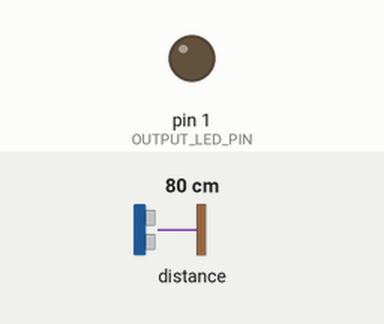
Bench run of a sketch on a simulated Arduino Uno, built with avr-gcc and run on an emulated ATmega328P. Parts: output pins drawn as LEDs (lit = HIGH). Wiring (inferred from the names in the program): ultrasonic range finder: trigger pin 2; echo pin 0. Inputs (shaded band) come from the test bench; at power-on: distance to the obstacle 80 cm. The echo pulse lasts 58.3 µs per cm; pins used as bus, display or sensor lines are not drawn.

Above: at 1.2 s.
1.3 s: distance to the obstacle set to 34 cm
2.8 s: distance to the obstacle set to 29 cm
At 3.5 s:
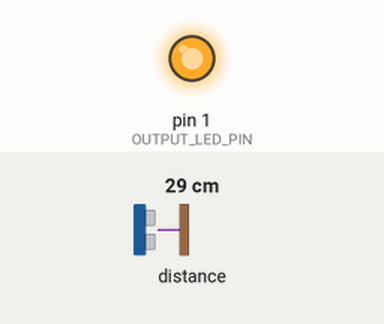
4.3 s: distance to the obstacle set to 35 cm
At 4.7 s:
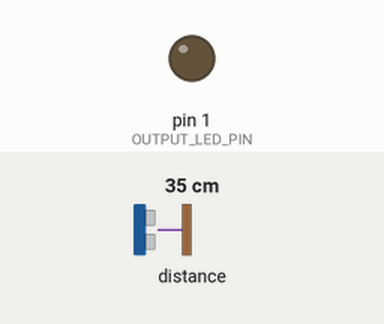
5.8 s: distance to the obstacle set to 2 cm
At 7.0 s:
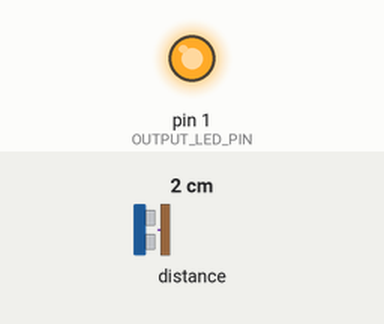
Timing chart, 0 to 8.3 s (numbered marks = the images above; inputs shaded):
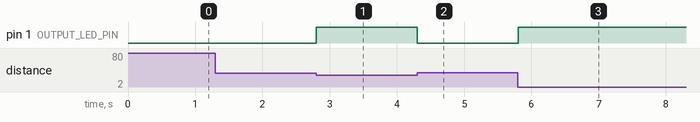

Measured:
- the behaviour switches between 31 and 30 cm on distance to the obstacle (found by bisection; images 0 and 1)
- after the input at 1.3 s, every drawn part: stays the same
- after the input at 2.8 s, pin 1 (OUTPUT_LED_PIN): LOW → HIGH at once
- after the input at 4.3 s, pin 1 (OUTPUT_LED_PIN): HIGH → LOW at once
- after the input at 5.8 s, pin 1 (OUTPUT_LED_PIN): LOW → HIGH at once

The sketch:

Ultrasound_Trinket_C.ino
```cpp
#include "Arduino.h"
#include "Arduino.h"

/*
 * Ultrasound_Trinket_C.ino
 *
 *  Created on: 03 April 2018
 *      Author: Ryan Shoobert 15812407
 *
 * Ultrasound Sensing
 *
 * This program handles obstacle detection for the robots with the ultrasound sensors.
 * This currently allows for the checking of one sensor.
 */

// trigger distance definitions for each sensor
#define FRONT_SENSOR_TRIGGER 30
#define LEFT_RIGHT_SENSOR_TRIGGER 40 //?
#define REAR_SENSOR_TRIGGER 30

// defines pins numbers
#define ECHO_PIN 0
#define OUTPUT_LED_PIN 1
#define TRIG_PIN 2

// defines global variables
long duration = 0;
long distance = 0;

const int triggerDistance = FRONT_SENSOR_TRIGGER;

void setup() {
  pinMode(TRIG_PIN, OUTPUT);  // Sets the trigPin as an Output
  pinMode(ECHO_PIN, INPUT);   // Sets the echoPin as an Input

  pinMode(OUTPUT_LED_PIN, OUTPUT);  //led
}

void loop() {
  // Clears the trigPin
  digitalWrite(TRIG_PIN, LOW);
  delayMicroseconds(2);

  // Sets the trigPin on HIGH state for 10 micro seconds
  digitalWrite(TRIG_PIN, HIGH);
  delayMicroseconds(10);
  digitalWrite(TRIG_PIN, LOW);

  // Reads the echoPin, returns the sound wave travel time in microseconds
  duration = pulseIn(ECHO_PIN, HIGH);

  // Calculating the distance
  distance = duration * 0.034 / 2;

  //raise the output pin HIGH if the travel time is below a threshold/an obstacle is close to the robot
  if (distance < triggerDistance) {
    digitalWrite(OUTPUT_LED_PIN, HIGH);
  } else {
    digitalWrite(OUTPUT_LED_PIN, LOW);
  }
}
```

sloeber.ino.cpp
```cpp
#ifdef __IN_ECLIPSE__
//This is a automatic generated file
//Please do not modify this file
//If you touch this file your change will be overwritten during the next build
//This file has been generated on 2018-04-13 13:42:24

#include "Arduino.h"
#include "Arduino.h"
#include "Arduino.h"

void setup() ;
void loop() ;

#include "Ultrasound_Trinket_C.ino"


#endif
```
